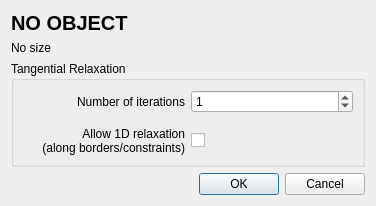
<?xml version="1.0" encoding="UTF-8"?>
<ui version="4.0">
 <class>Tangential_relaxation_dialog</class>
 <widget class="QDialog" name="Tangential_relaxation_dialog">
  <property name="enabled">
   <bool>true</bool>
  </property>
  <property name="geometry">
   <rect>
    <x>0</x>
    <y>0</y>
    <width>376</width>
    <height>206</height>
   </rect>
  </property>
  <property name="windowTitle">
   <string>Isotropic remeshing criteria</string>
  </property>
  <layout class="QVBoxLayout" name="verticalLayout">
   <item>
    <widget class="QLabel" name="objectName">
     <property name="font">
      <font>
       <pointsize>15</pointsize>
       <weight>75</weight>
       <bold>true</bold>
      </font>
     </property>
     <property name="text">
      <string>NO OBJECT</string>
     </property>
    </widget>
   </item>
   <item>
    <widget class="QLabel" name="objectNameSize">
     <property name="text">
      <string>No size</string>
     </property>
    </widget>
   </item>
   <item>
    <widget class="QGroupBox" name="groupBox">
     <property name="title">
      <string>Tangential Relaxation</string>
     </property>
     <layout class="QGridLayout" name="gridLayout_2" rowstretch="0,0,0" columnstretch="0,0">
      <item row="0" column="0">
       <widget class="QLabel" name="nbIterations_label">
        <property name="text">
         <string>Number of iterations</string>
        </property>
        <property name="alignment">
         <set>Qt::AlignRight|Qt::AlignTrailing|Qt::AlignVCenter</set>
        </property>
        <property name="buddy">
         <cstring>nbIterations_spinbox</cstring>
        </property>
       </widget>
      </item>
      <item row="0" column="1">
       <widget class="QSpinBox" name="nbIterations_spinbox">
        <property name="minimumSize">
         <size>
          <width>110</width>
          <height>0</height>
         </size>
        </property>
        <property name="value">
         <number>1</number>
        </property>
       </widget>
      </item>
      <item row="2" column="0">
       <widget class="QLabel" name="smooth1D_label">
        <property name="text">
         <string>Allow 1D relaxation
 (along borders/constraints)</string>
        </property>
        <property name="alignment">
         <set>Qt::AlignRight|Qt::AlignTrailing|Qt::AlignVCenter</set>
        </property>
       </widget>
      </item>
      <item row="1" column="0">
       <spacer name="verticalSpacer_3">
        <property name="orientation">
         <enum>Qt::Vertical</enum>
        </property>
        <property name="sizeType">
         <enum>QSizePolicy::Maximum</enum>
        </property>
        <property name="sizeHint" stdset="0">
         <size>
          <width>20</width>
          <height>40</height>
         </size>
        </property>
       </spacer>
      </item>
      <item row="2" column="1">
       <widget class="QCheckBox" name="smooth1D_checkbox">
        <property name="text">
         <string/>
        </property>
       </widget>
      </item>
     </layout>
    </widget>
   </item>
   <item>
    <spacer name="verticalSpacer_2">
     <property name="orientation">
      <enum>Qt::Vertical</enum>
     </property>
     <property name="sizeType">
      <enum>QSizePolicy::MinimumExpanding</enum>
     </property>
     <property name="sizeHint" stdset="0">
      <size>
       <width>0</width>
       <height>0</height>
      </size>
     </property>
    </spacer>
   </item>
   <item>
    <widget class="QDialogButtonBox" name="buttonBox">
     <property name="orientation">
      <enum>Qt::Horizontal</enum>
     </property>
     <property name="standardButtons">
      <set>QDialogButtonBox::Cancel|QDialogButtonBox::Ok</set>
     </property>
    </widget>
   </item>
  </layout>
 </widget>
 <tabstops>
  <tabstop>nbIterations_spinbox</tabstop>
  <tabstop>smooth1D_checkbox</tabstop>
 </tabstops>
 <resources/>
 <connections>
  <connection>
   <sender>buttonBox</sender>
   <signal>accepted()</signal>
   <receiver>Tangential_relaxation_dialog</receiver>
   <slot>accept()</slot>
   <hints>
    <hint type="sourcelabel">
     <x>397</x>
     <y>333</y>
    </hint>
    <hint type="destinationlabel">
     <x>157</x>
     <y>195</y>
    </hint>
   </hints>
  </connection>
  <connection>
   <sender>buttonBox</sender>
   <signal>rejected()</signal>
   <receiver>Tangential_relaxation_dialog</receiver>
   <slot>reject()</slot>
   <hints>
    <hint type="sourcelabel">
     <x>397</x>
     <y>333</y>
    </hint>
    <hint type="destinationlabel">
     <x>286</x>
     <y>195</y>
    </hint>
   </hints>
  </connection>
 </connections>
</ui>
